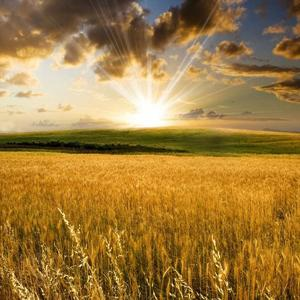
%> input picture test_image/Image.jpg, 300 x 300 px
$ octave demo_image.m   (GNU Octave 9; MATLAB toolbox functions it lacks are replaced by stand-ins)
%> lines starting %> are read from the running program, lines starting %| are printed output that depends on the picture
### Utilities/LNOP.m
function [X] = LNOP(Y, Omega, opts)
% LNOP algorithm for tensor recovery, solving the following optimization problem:
% min_{X,N}  lambda * ||X||_L, s.t., X + N = Y_omega, ||N_omega||_p <= indicator (0<p<=1 or p=2).
% ---------------------------------------------
% Input:
%  Y:              n1*n2*n3 tensor
%  Omega:          locations of the known entries in the tensor
%  opts.epsilon:   constant in the definition of tensor logarithmic norm (epsilon>0)
%  opts.lambda:    scaling factor in the objective function, used for the flexible shrinkage of singular values (lambda>0)
%  opts.p:         constant in the Lp-ball projection scheme (0<p<=1 or p=2)
%  opts.indicator: tolerance parameter to control the Lp-norm of the fitting error (indicator>0)
%  opts.iter:      iteration number
%  opts.mu:        penalty parameter in the ADMM (mu>0)
%  opts.mu_max:    maximum of the penalty parameter (mu_max>0)
%  opts.rho:       update rate of the penalty parameter (rho>=1)
%  opts.tol:       termination tolerance
% ---------------------------------------------
% Output:
%  X:              n1*n2*n3 recovered tensor
% ---------------------------------------------
% Written by Lin Chen (linchenee@sjtu.edu.cn)
%

if isfield(opts,'p');          p         = opts.p;          end
if isfield(opts,'epsilon');    epsilon   = opts.epsilon;    end
if isfield(opts,'lambda');     lambda    = opts.lambda;     end
if isfield(opts,'indicator');  indicator = opts.indicator;  end
if isfield(opts,'iter');       iter      = opts.iter;       end
if isfield(opts,'mu');         mu        = opts.mu;         end
if isfield(opts,'mu_max');     mu_max    = opts.mu_max;     end
if isfield(opts,'rho');        rho       = opts.rho;        end
if isfield(opts,'tol');        tol       = opts.tol;        end

[n1,n2,n3] = size(Y);
omega = zeros(n1,n2,n3);
omega(Omega) = 1;
Y_Omega = Y(Omega);    % vector
Y_omega = Y .* omega;  % tensor

%% Initialization
X = ones(n1,n2,n3) .* ~omega + Y_omega;  % X=randn(n1,n2,n3);
N = zeros(n1,n2,n3);  % auxiliary variable
Z = zeros(n1,n2,n3);  % Lagrange multiplier

%% Iteration
for i = 1 : iter
 %% Update X
 X = Prox_Log(Y_omega - N + Z / mu, lambda / mu, epsilon);

 %% Update N
 N = Z / mu - X;
 N(Omega) = Proj_Lp(Y_Omega + N(Omega), p, indicator);

 %% Update Z
 Z = Z + mu .* (Y_omega - X - N);

% [6 lines of commented-out code are left out]

 mu = min(rho * mu, mu_max);
end

end

### demo_image.m
clc;
clear;
close all;
addpath(genpath('test_image'));
addpath(genpath('Utilities'));

I1 = double(imread('Image.jpg'));  % groundtruth

%% Scenario generation
[n1,n2,n3] = size(I1);
%> n1 = 300; n2 = 300; n3 = 3
SNR = 3;  % SNR=3dB
Rho = 1 / (10^(SNR / 10));
I2 = double(imnoise(uint8(I1),'salt & pepper', Rho));  % noisy image
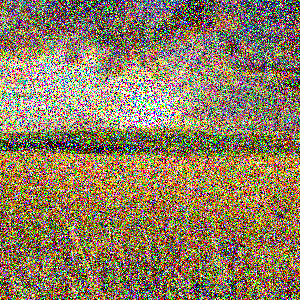
%> I2: size 300x300x3 double; mean R, G, B 142.9, 125.7, 95.3
Sampling_rate = 0.5;
Omega = find(rand(n1*n2*n3,1) < Sampling_rate);  % locations of the known entries
Y = zeros(n1,n2,n3);  % noisy and incomplete image
Y(Omega) = I2(Omega);
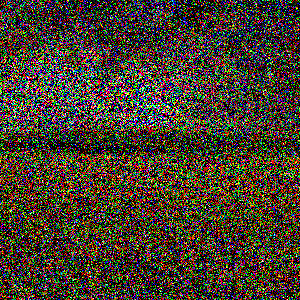
%> Y: size 300x300x3 double; mean R, G, B 71.2, 62.5, 47.9
Noises = I2(Omega) - I1(Omega);

%% LNOP (p=1) algorithm for image restoration
opts.p = 1;
opts.epsilon = 9e3;
opts.lambda = 1e5;
opts.indicator = 1 * norm(Noises, opts.p);
%> opts.indicator = 8668371
opts.iter = 100;
opts.mu = 1e-3;
opts.mu_max = 1e5;
opts.rho = 1.1;
X1 = LNOP(Y, Omega, opts);
%> in LNOP, `p = opts.p`: p = 1
%> in LNOP, `epsilon = opts.epsilon`: epsilon = 9000
%> in LNOP, `lambda = opts.lambda`: lambda = 100000
%> in LNOP, `indicator = opts.indicator`: indicator = 8668371
%> in LNOP, `iter = opts.iter`: iter = 100
%> in LNOP, `mu = opts.mu`: mu = 0.001
%> in LNOP, `mu_max = opts.mu_max`: mu_max = 100000
%> in LNOP, `rho = opts.rho`: rho = 1.1
%> in LNOP, `omega(Omega) = 1;`:
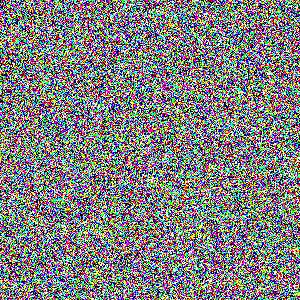
%> omega: size 300x300x3 double; mean R, G, B 0.5, 0.499, 0.501
%> the loop in LNOP, `for i = 1 : iter` made 1 pass
%> the run ends on the next line
